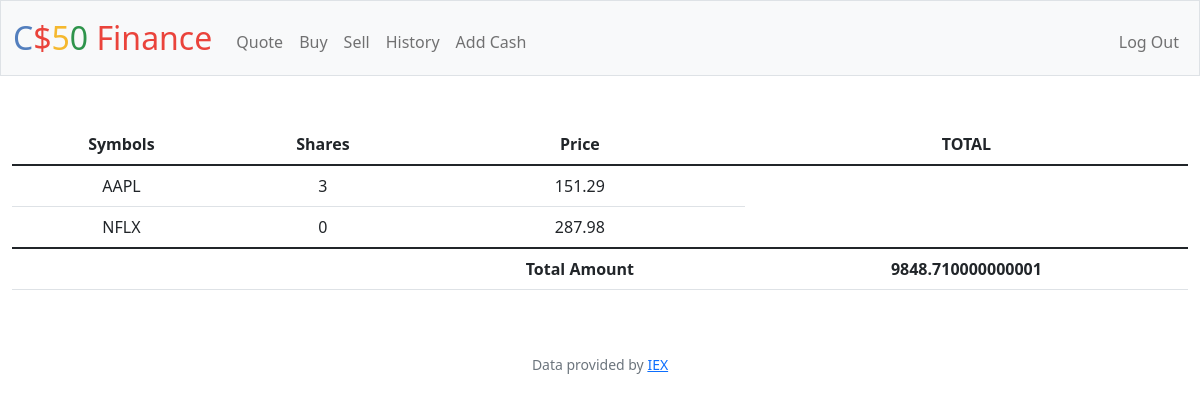
The page / (signed in) on the database its author committed.
### tables this page shows
CREATE TABLE 'transactions' ('id' INTEGER PRIMARY KEY AUTOINCREMENT NOT NULL, 'user_id' INTEGER, 'symbol' TEXT, 'shares' INTEGER, 'price' REAL, 'date' DATETIME);

CREATE TABLE users (id INTEGER PRIMARY KEY AUTOINCREMENT NOT NULL, username TEXT NOT NULL, hash TEXT NOT NULL, cash NUMERIC NOT NULL DEFAULT 10000.00);

### app.py (the view)
@app.route("/")
@login_required
def index():
    user_id = session["user_id"]
    transactions_db = db.execute("SELECT symbol, SUM(shares) as shares, price FROM transactions WHERE user_id = ? GROUP BY symbol", user_id)
    cash_db = db.execute("SELECT cash FROM users WHERE id = ?", user_id)
    cash = cash_db[0]["cash"]
    return render_template("index.html", database=transactions_db, cash=cash)

### app.py (called while the page is built)
@app.after_request
def after_request(response):
    response.headers["Cache-Control"] = "no-cache, no-store, must-revalidate"
    response.headers["Expires"] = 0
    response.headers["Pragma"] = "no-cache"
    return response

### helpers.py (called while the page is built)
def login_required(f):
    @wraps(f)
    def decorated_function(*args, **kwargs):
        if session.get("user_id") is None:
            return redirect("/login")
        return f(*args, **kwargs)
    return decorated_function

### templates/index.html (shortened to what this page needs)
{% extends "layout.html" %}
{% block main %}
    <table class="table">
        <thead>
            <tr>
                <th scope="col">Symbols</th>
                <th scope="col">Shares</th>
                <th scope="col">Price</th>
                <th scope="col">TOTAL</th>
            </tr>
        </thead>
        <tbody>
            {% for row in database %}
                <tr>
                    <td>{{ row["symbol"] }}</td>
                    <td>{{ row["shares"] }}</td>
                    <td>{{ row["price"] }}</td>
                </tr>
            {% endfor %}
        </tbody>
        <tfoot>
            <tr>
                <td></td>
                <td></td>
                <th scope="1">Total Amount</th>
                <th scope="1">{{ cash }}</th>
            </tr>
        </tfoot>
    </table>
{% endblock %}

### templates/layout.html (shortened to what this page needs)
<!DOCTYPE html>
<html lang="en">
    <head>
        <link href="https://cdn.jsdelivr.net/npm/bootstrap@5.1.3/dist/css/bootstrap.min.css" rel="stylesheet">
        <link href="/static/styles.css" rel="stylesheet">
    </head>
    <body>
        <nav class="bg-light border navbar navbar-expand-md navbar-light">
            <div class="container-fluid">
                <a class="navbar-brand" href="/"><span class="blue">C</span><span class="red">$</span><span class="yellow">5</span><span class="green">0</span> <span class="red">Finance</span></a>
                <div class="collapse navbar-collapse" id="navbar">
                    {% if session["user_id"] %}
                        <ul class="navbar-nav me-auto mt-2">
                            <li class="nav-item"><a class="nav-link" href="/quote">Quote</a></li>
                            <li class="nav-item"><a class="nav-link" href="/buy">Buy</a></li>
                            <li class="nav-item"><a class="nav-link" href="/sell">Sell</a></li>
                            <li class="nav-item"><a class="nav-link" href="/history">History</a></li>
                            <li class="nav-item"><a class="nav-link" href="/add_cash">Add Cash</a></li>
                        </ul>
                        <ul class="navbar-nav ms-auto mt-2">
                            <li class="nav-item"><a class="nav-link" href="/logout">Log Out</a></li>
                        </ul>
                    {% else %}
                        <ul class="navbar-nav ms-auto mt-2">
                            <li class="nav-item"><a class="nav-link" href="/register">Register</a></li>
                            <li class="nav-item"><a class="nav-link" href="/login">Log In</a></li>
                        </ul>
                    {% endif %}
                </div>
            </div>
        </nav>
        <main class="container-fluid py-5 text-center">
            {% block main %}{% endblock %}
        </main>
        <footer class="mb-5 small text-center text-muted">
            Data provided by <a href="https://iexcloud.io/">IEX</a>
        </footer>
    </body>
</html>

### static/styles.css (style rules this page uses)
nav .navbar-brand { font-size: xx-large; }
nav .navbar-brand .blue { color: #537fbe; }
nav .navbar-brand .red { color: #ea433b; }
nav .navbar-brand .yellow { color: #f5b82e; }
nav .navbar-brand .green { color: #2e944b; }

### rows shown on the page
transactions: symbol "AAPL", shares "3", price "151.29"
users: cash "9848.710000000001"

### other values the page prints
{{ row["symbol"] }} "NFLX"
{{ row["shares"] }} "0"
{{ row["price"] }} "287.98"
